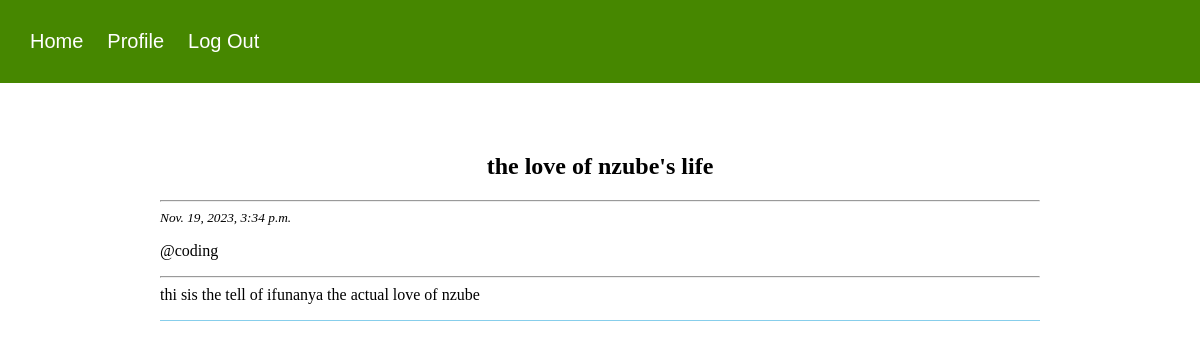
Screenshot of /post/readmore/4 (signed in) with the database file from the repository.
### core/models.py (models this page shows, shortened)
class Post(models.Model):
	profile = models.ForeignKey(Profile,on_delete = models.CASCADE,related_name= 'posts')
	title = models.CharField(max_length = 2030)
	body = models.CharField(max_length = 237898)
	date = models.DateTimeField(auto_now_add = True)

class Profile(models.Model):
	user = models.OneToOneField('auth.User',on_delete = models.CASCADE,related_name = 'profile')
	bio = models.CharField(max_length = 1220)
	address = models.CharField(max_length = 1220)
	roles = models.ForeignKey('Role',on_delete = models.CASCADE,related_name= 'profiles',null = True)
	date = models.DateTimeField(auto_now_add = True)

### core/views.py (the view)
# urls.py: path('post/readmore/<int:id>',ReadMore.as_view(),name='readmore'),
class ReadMore(UserMixin,generic.TemplateView):
	template_name = 'readpost.html'
	def get_context_data(self,**kwargs):
		context = super().get_context_data(**kwargs)
		post_id = self.kwargs.get('id')
		post = Post.objects.get(id=post_id)
		context['post'] = post
		return context

### core/utils.py (called while the page is built)
	def test_func(self):
		response = self.request.user.profile.roles.name == 'User'
		return response

### templates/readpost.html (shortened to what this page needs)
{%extends 'base.html'%}
{%block body%}
<div class = 'post-block'>
	<h2 style="text-align: center;">{{post.title}}</h2>
	<hr>
	<small><i>{{post.date}}</i> </small>
	<p>@{{post.profile.user.username}}</p>
	<hr>
	<pp>{{post.body}}</p>
</div>
{%endblock%}

### static/styles.css (style rules this page uses)
body { padding: 0px; margin: 0px; }
.post-block { width: 80%; margin-left: auto; margin-right: auto; / color: blue; margin-bottom: 20px; border-bottom: 1px solid skyblue; }

### rows the page displays
Post: title "the love of nzube's life", date "Nov. 19, 2023, 3:34 p.m.", profile.user.username "coding", body "thi sis the tell of ifunanya the actual love of nzube"
